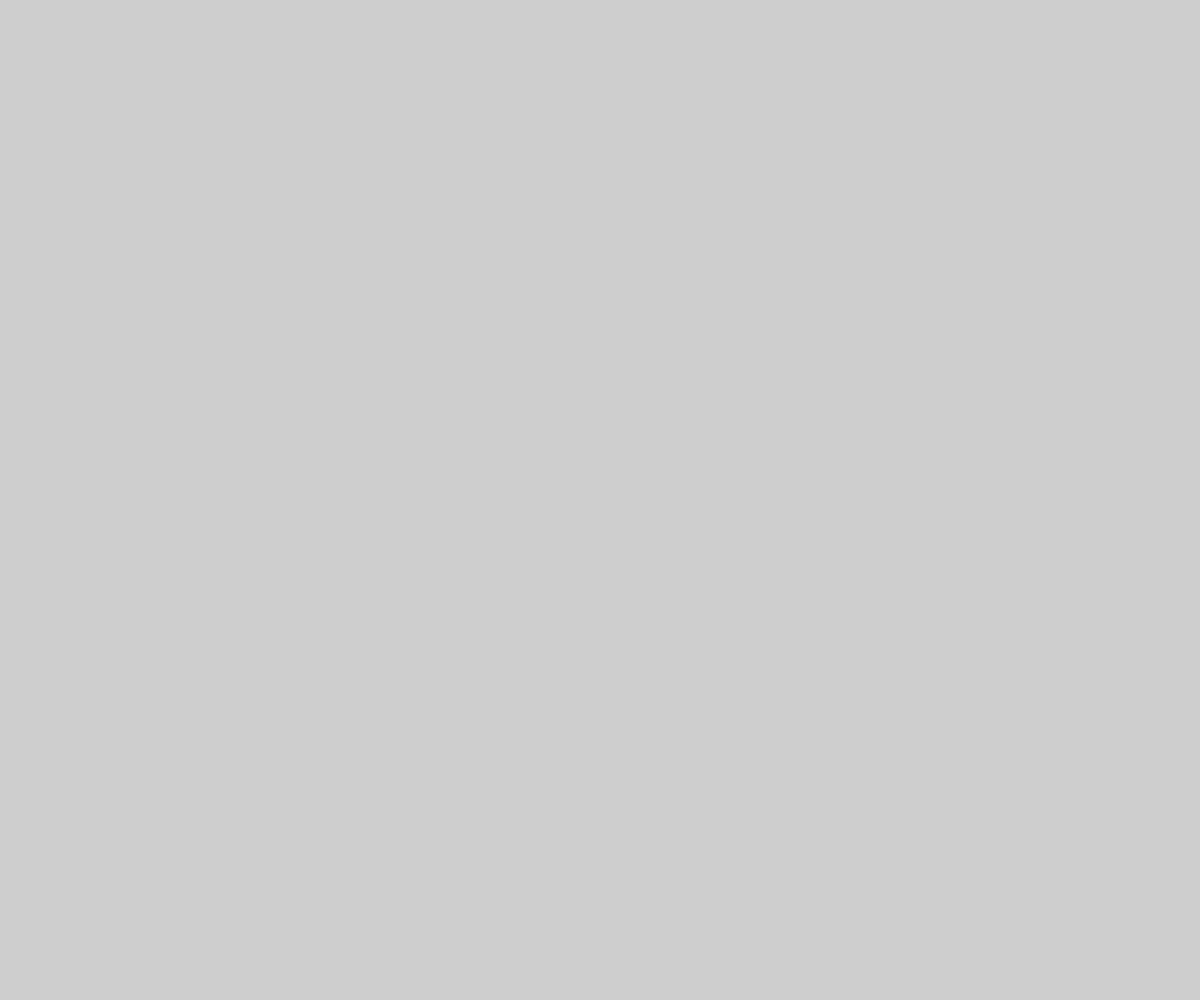
Frame 1 (no input)
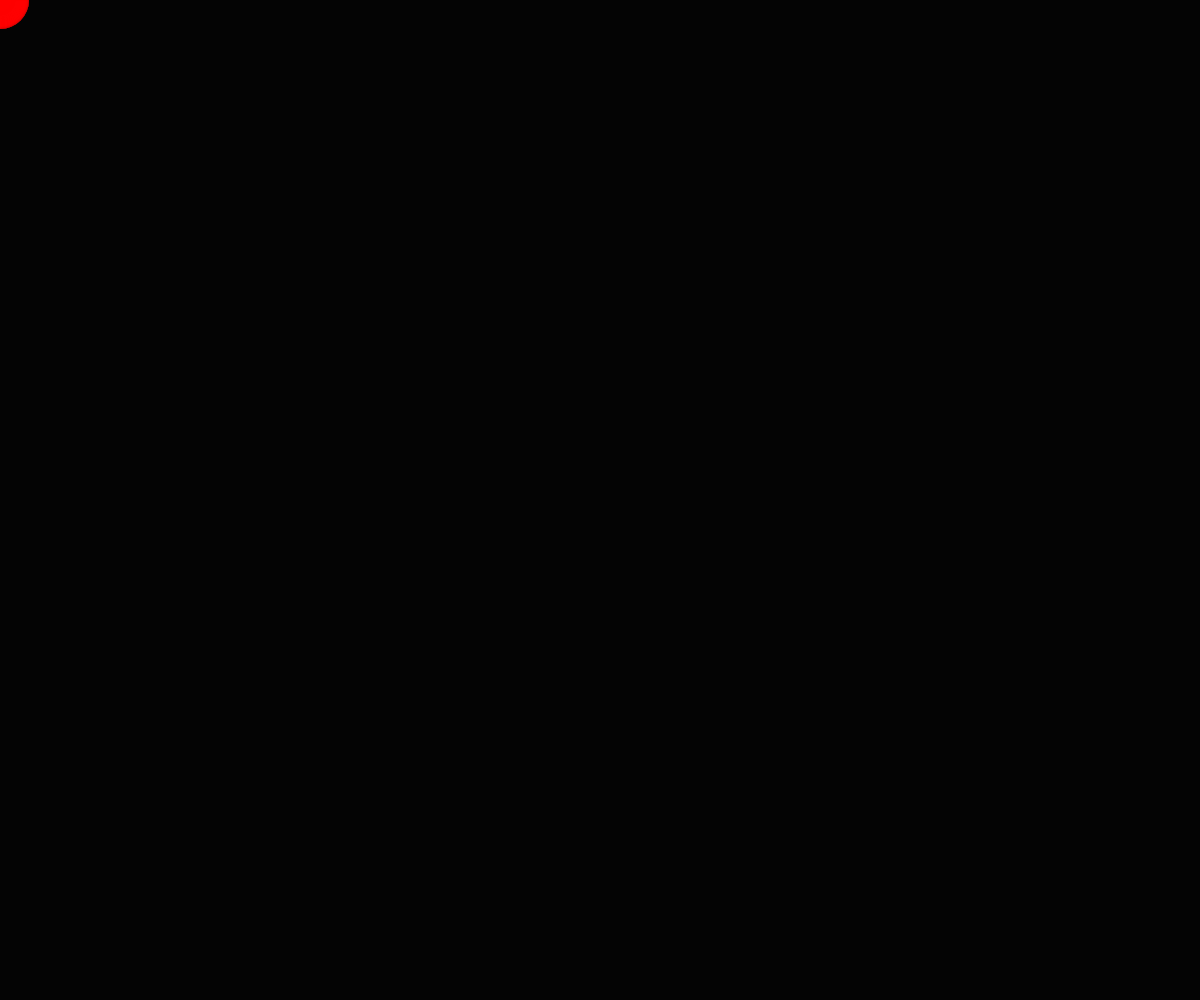
Frame 60 (no input)
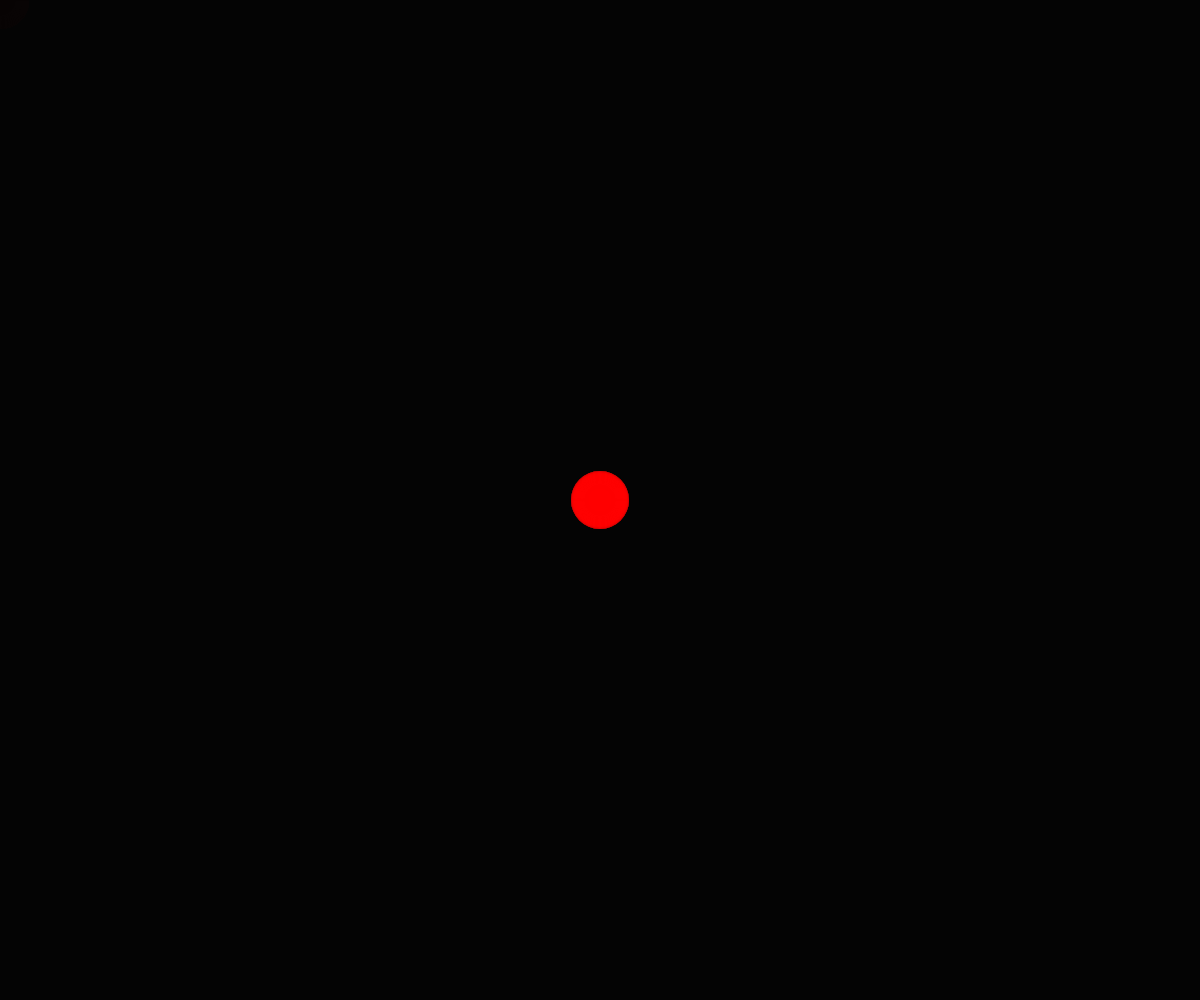
Frame 120 (the mouse pressed at the canvas centre since frame 60)

The p5.js sketch that drew these frames (run headless with seeded random() and noise() and a simulated clock; from frame 60 on, the mouse is pressed at the canvas centre):

// p5.js sketch
// ── sketch.js
let trail = [];

function setup() {
  createCanvas(windowWidth, windowHeight);
  noStroke();
}

function draw() {
  background(10, 10, 10, 50);

  trail.push({x: mouseX, y: mouseY});

  if (trail.length > 30) {
    trail.shift();
  }

  for (let i = 0; i < trail.length; i++) {
    let t = trail[i];
    fill(255, 0, 0, 150);
    circle(t.x, t.y, i * 2);
  }
}
